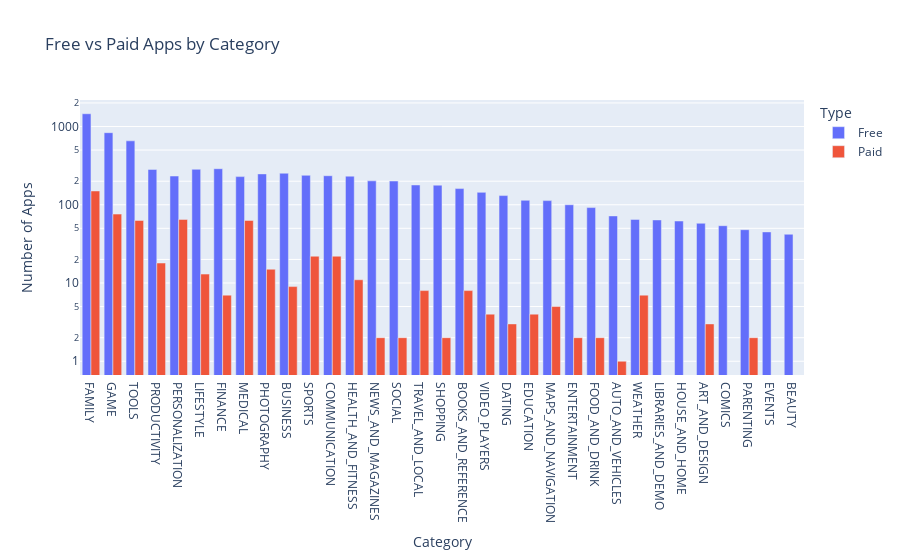

The code cell stored with this chart in its notebook:
### Markdown cell above
**Challenge**: Use the plotly express bar [chart examples](https://plotly.com/python/bar-charts/#bar-chart-with-sorted-or-ordered-categories) and the [.bar() API reference](https://plotly.com/python-api-reference/generated/plotly.express.bar.html#plotly.express.bar) to create this bar chart: 

<img src=https://imgur.com/LE0XCxA.png>

You'll want to use the `df_free_vs_paid` DataFrame that you created above that has the total number of free and paid apps per category. 

See if you can figure out how to get the look above by changing the `categoryorder` to 'total descending' as outlined in the documentation here [here](https://plotly.com/python/categorical-axes/#automatically-sorting-categories-by-name-or-total-value).

### Code cell
g_bar = px.bar(df_free_vs_paid,
               x='Category',
               y='App',
               title='Free vs Paid Apps by Category',
               color='Type',
               barmode='group')
 
g_bar.update_layout(xaxis_title='Category',
                    yaxis_title='Number of Apps',
                    xaxis={'categoryorder':'total descending'},
                    yaxis=dict(type='log'))
 
g_bar.show()

### Figure 1 — Plotly figure (JSON) as saved in the notebook; plotly's stock layout.template omitted (floating-point values rounded to 4 significant figures)
{"data": [{"alignmentgroup": "True", "hovertemplate": "Type=Free<br>Category=%{x}<br>App=%{y}<extra></extra>", "legendgroup": "Free", "marker": {"color": "#636efa", "pattern": {"shape": ""}}, "name": "Free", "offsetgroup": "Free", "orientation": "v", "showlegend": true, "textposition": "auto", "type": "bar", "x": ["ART_AND_DESIGN", "AUTO_AND_VEHICLES", "BEAUTY", "BOOKS_AND_REFERENCE", "BUSINESS", "COMICS", "COMMUNICATION", "DATING", "EDUCATION", "ENTERTAINMENT", "EVENTS", "FAMILY", "FINANCE", "FOOD_AND_DRINK", "GAME", "HEALTH_AND_FITNESS", "HOUSE_AND_HOME", "LIBRARIES_AND_DEMO", "LIFESTYLE", "MAPS_AND_NAVIGATION", "MEDICAL", "NEWS_AND_MAGAZINES", "PARENTING", "PERSONALIZATION", "PHOTOGRAPHY", "PRODUCTIVITY", "SHOPPING", "SOCIAL", "SPORTS", "TOOLS", "TRAVEL_AND_LOCAL", "VIDEO_PLAYERS", "WEATHER"], "xaxis": "x", "y": [58, 72, 42, 161, 253, 54, 235, 131, 114, 100, 45, 1456, 289, 92, 834, 232, 62, 64, 284, 113, 229, 202, 48, 233, 248, 283, 178, 201, 238, 656, 179, 144, 65], "yaxis": "y"}, {"alignmentgroup": "True", "hovertemplate": "Type=Paid<br>Category=%{x}<br>App=%{y}<extra></extra>", "legendgroup": "Paid", "marker": {"color": "#EF553B", "pattern": {"shape": ""}}, "name": "Paid", "offsetgroup": "Paid", "orientation": "v", "showlegend": true, "textposition": "auto", "type": "bar", "x": ["ART_AND_DESIGN", "AUTO_AND_VEHICLES", "BOOKS_AND_REFERENCE", "BUSINESS", "COMMUNICATION", "DATING", "EDUCATION", "ENTERTAINMENT", "FAMILY", "FINANCE", "FOOD_AND_DRINK", "GAME", "HEALTH_AND_FITNESS", "LIFESTYLE", "MAPS_AND_NAVIGATION", "MEDICAL", "NEWS_AND_MAGAZINES", "PARENTING", "PERSONALIZATION", "PHOTOGRAPHY", "PRODUCTIVITY", "SHOPPING", "SOCIAL", "SPORTS", "TOOLS", "TRAVEL_AND_LOCAL", "VIDEO_PLAYERS", "WEATHER"], "xaxis": "x", "y": [3, 1, 8, 9, 22, 3, 4, 2, 150, 7, 2, 76, 11, 13, 5, 63, 2, 2, 65, 15, 18, 2, 2, 22, 63, 8, 4, 7], "yaxis": "y"}], "layout": {"barmode": "group", "legend": {"title": {"text": "Type"}, "tracegroupgap": 0}, "title": {"text": "Free vs Paid Apps by Category"}, "xaxis": {"anchor": "y", "categoryorder": "total descending", "domain": [0, 1], "title": {"text": "Category"}}, "yaxis": {"anchor": "x", "domain": [0, 1], "title": {"text": "Number of Apps"}, "type": "log"}}}
